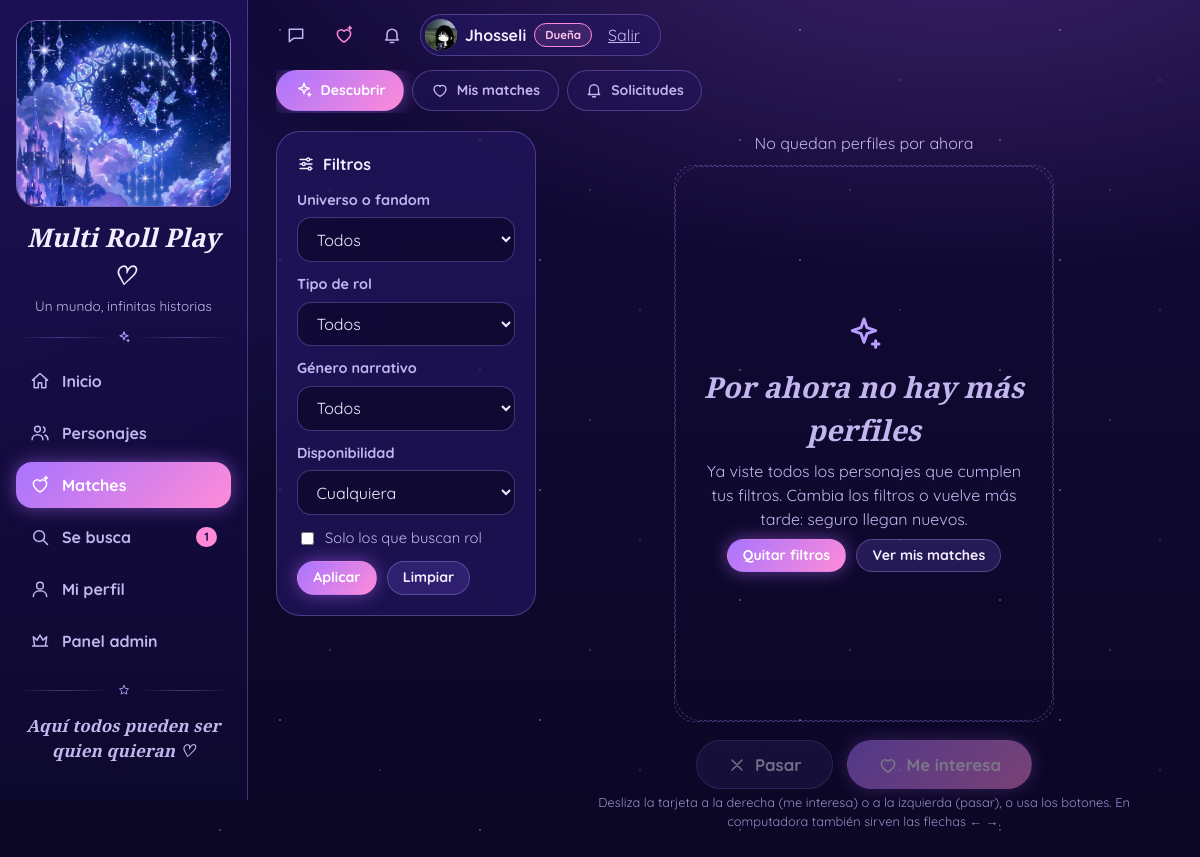
/matches/descubrir (signed in), run on the app's committed database.
### app.py (models this page shows)
class Usuario(UserMixin, db.Model):
    id = db.Column(db.Integer, primary_key=True)
    username = db.Column(db.String(80), unique=True, nullable=False)
    password_hash = db.Column(db.String(200), nullable=False)
    role = db.Column(db.String(20), default='user')       # 'user', 'admin', 'owner' (dueña) o 'creator' (creadora)
    puntos = db.Column(db.Integer, default=0)
    is_approved = db.Column(db.Boolean, default=False)         # lo aprueba un admin
    foto_url = db.Column(db.String(300), nullable=True)        # foto de perfil
    bio = db.Column(db.String(300), nullable=True)             # presentación breve
    personajes = db.relationship('Personaje', backref='dueno', lazy=True, cascade='save-update, merge')
    solicitudes = db.relationship('Solicitud', backref='autor', lazy=True,
                                  cascade='all, delete-orphan')
    @property
    def es_dueno(self):          # nivel máximo: la dueña del grupo y la creadora tienen los mismos permisos
        return self.role in ('owner', 'creator')
    @property
    def es_admin(self):          # el nivel máximo también tiene poderes de admin
        return self.role in ('admin', 'owner', 'creator')
    @property
    def etiqueta_rol(self):
        return ('Creadora' if self.role == 'creator' else 'Dueña' if self.role == 'owner'
                else 'Admin' if self.es_admin else 'Rolero')

### app.py (the view)
@app.route('/matches/descubrir')
@login_required
def descubrir():
    pool = candidatos_descubrir()
    fandoms = sorted({p.fandom for p in pool}, key=str.lower)
    f = {k: (request.args.get(k) or '').strip() for k in ('fandom', 'tipo_rol', 'genero', 'estado')}
    f['buscando'] = request.args.get('buscando') == '1'
    cartas = [p for p in pool if
              (not f['fandom'] or p.fandom.lower() == f['fandom'].lower()) and
              (not f['tipo_rol'] or p.tipo_rol == f['tipo_rol']) and
              (not f['genero'] or p.genero == f['genero']) and
              (not f['estado'] or p.estado_rol == f['estado']) and
              (not f['buscando'] or p.estado_rol == 'Buscando rol')]
    random.shuffle(cartas)
    cartas.sort(key=lambda p: PRIORIDAD_ESTADO.get(p.estado_rol, 2))   # primero los que buscan rol
    activos = sum(1 for k in ('fandom', 'tipo_rol', 'genero', 'estado') if f[k]) + (1 if f['buscando'] else 0)
    return render_template('descubrir.html', cartas=cartas[:30], total=len(cartas), fandoms=fandoms,
                           filtros=f, filtros_activos=activos)

### app.py (called while the page is built)
@login_manager.user_loader
def load_user(user_id):
    return db.session.get(Usuario, int(user_id))

def listar_pistas():
    carpeta = os.path.join(BASE_DIR, 'static', 'audio')
    try:
        nombres = sorted(f for f in os.listdir(carpeta) if f.lower().endswith(('.mp3', '.ogg', '.m4a', '.wav')))
    except OSError:
        nombres = []
    pistas = []
    for f in nombres:
        titulo = re.sub(r'^\d+[_\-\s]*', '', os.path.splitext(f)[0]).replace('_', ' ').strip()
        pistas.append({'archivo': url_for('static', filename='audio/' + f), 'titulo': titulo.capitalize() or f})
    return pistas

def avatar(usuario, clase=''):
    if usuario is not None and getattr(usuario, 'foto_url', None):
        return Markup('<img class="avatar %s" src="%s" alt="" loading="lazy">') % (clase, usuario.foto_url)
    inicial = (getattr(usuario, 'username', '?') or '?')[0].upper()
    return Markup('<span class="avatar %s">%s</span>') % (clase, inicial)

def csrf_token():
    if '_csrf' not in session:
        session['_csrf'] = secrets.token_hex(16)
    return session['_csrf']

@app.before_request
def proteger_csrf():
    if request.method == 'POST':
        enviado = request.form.get('_csrf') or request.headers.get('X-CSRF-Token', '')
        if not hmac.compare_digest(session.get('_csrf', '').encode(), enviado.encode()):
            abort(400)

def candidatos_descubrir():
    yo = current_user.id
    vistos = [r.personaje_id for r in Interes.query.filter_by(usuario_id=yo).all()]
    excluidos = set()
    for m in Match.query.filter((Match.user1_id == yo) | (Match.user2_id == yo)).all():
        if m.estado == 'match' or m.user1_id == yo:   # ya son match, o yo ya le escribí
            excluidos.add(m.user2_id if m.user1_id == yo else m.user1_id)
    q = (Personaje.query.join(Usuario, Personaje.usuario_id == Usuario.id)
         .filter(Personaje.usuario_id != yo, Usuario.is_approved == True))  # noqa: E712
    if vistos:
        q = q.filter(~Personaje.id.in_(vistos))
    if excluidos:
        q = q.filter(~Personaje.usuario_id.in_(excluidos))
    return q.all()

### templates/descubrir.html (shortened to what this page needs)
{% extends "base.html" %}
{% block content %}
{% set activa = 'descubrir' %}{% include "_tabs_matches.html" %}
<section class="descubrir">
  <aside class="panel filtros-panel">
    <details {% if filtros_activos %}open{% endif %} class="filtros-det">
      <summary class="filtros-resumen">{{ ico('filter', 18) }}Filtros{% if filtros_activos %}<span class="contador">{{ filtros_activos }}</span>{% endif %}</summary>
      <form method="get" class="filtros-form">
        <div><label class="et" for="f-fandom">Universo o fandom</label>
          <select id="f-fandom" class="campo" name="fandom"><option value="">Todos</option>
            {% for f in fandoms %}<option {{ 'selected' if filtros.fandom|lower == f|lower }}>{{ f }}</option>{% endfor %}</select></div>
        <div><label class="et" for="f-tipo">Tipo de rol</label>
          <select id="f-tipo" class="campo" name="tipo_rol"><option value="">Todos</option>
            {% for t in TIPOS_ROL %}<option {{ 'selected' if filtros.tipo_rol == t }}>{{ t }}</option>{% endfor %}</select></div>
        <div><label class="et" for="f-gen">Género narrativo</label>
          <select id="f-gen" class="campo" name="genero"><option value="">Todos</option>
            {% for g in GENEROS %}<option {{ 'selected' if filtros.genero == g }}>{{ g }}</option>{% endfor %}</select></div>
        <div><label class="et" for="f-est">Disponibilidad</label>
          <select id="f-est" class="campo" name="estado"><option value="">Cualquiera</option>
            {% for e, c in ESTADOS %}<option {{ 'selected' if filtros.estado == e }}>{{ e }}</option>{% endfor %}</select></div>
        <label class="check"><input type="checkbox" name="buscando" value="1" {{ 'checked' if filtros.buscando }}>Solo los que buscan rol</label>
        <div class="fila-botones">
          <button class="btn btn-neon btn-sm">Aplicar</button>
          <a class="btn btn-suave btn-sm" href="{{ url_for('descubrir') }}">Limpiar</a>
        </div>
      </form>
    </details>
  </aside>
  <div class="deck-zona">
    <p class="suave deck-contador" id="deck-contador" aria-live="polite">{{ total }} perfil{{ '' if total == 1 else 'es' }} por descubrir</p>
    <div class="deck {{ 'vacio' if not cartas }}" id="deck" data-accion="{{ url_for('match_accion') }}">
      <div class="deck-vacio" id="deck-vacio">
        <div class="deck-vacio-ico">{{ ico('sparkle', 40) }}</div>
        <h2 class="cursivo">Por ahora no hay más perfiles</h2>
        <p class="suave">Ya viste todos los personajes que cumplen tus filtros. Cambia los filtros o vuelve más tarde: seguro llegan nuevos.</p>
        <div class="fila-botones" style="justify-content:center">
          <a class="btn btn-neon btn-sm" href="{{ url_for('descubrir') }}">Quitar filtros</a>
          <a class="btn btn-suave btn-sm" href="{{ url_for('matches') }}">Ver mis matches</a>
        </div>
      </div>
    </div>
    <div class="deck-botones">
      <button type="button" class="btn btn-suave btn-grande" id="btn-pasar" data-sonido="pass">{{ ico('x', 20) }}Pasar</button>
      <button type="button" class="btn btn-neon btn-grande" id="btn-interes" data-sonido="like">{{ ico('heart', 20) }}Me interesa</button>
    </div>
    <p class="ayuda ayuda-teclado" style="text-align:center">Desliza la tarjeta a la derecha (me interesa) o a la izquierda (pasar), o usa los botones. En computadora también sirven las flechas ← →.</p>
  </div>
</section>
{% endblock %}

### templates/base.html (shortened to what this page needs)
<!DOCTYPE html>
<html lang="es">
<head>
  <link rel="stylesheet" href="{{ url_for('static', filename='css/style.css') }}">
</head>
<body data-csrf="{{ csrf_token() }}">
{% set ep = request.endpoint %}
<div class="app">
  <aside id="menu" class="sidebar">
    <a href="{{ url_for('home') }}" class="logo-marco" aria-label="Inicio">
      <img src="{{ url_for('static', filename='img/logo.jpg') }}" alt="">
    </a>
    <div class="text-center mt-3">
      <div class="cursivo marca-nombre">{{ NOMBRE_SITIO }} ♡</div>
      <div class="suave" style="font-size:.85rem">{{ LEMA_SITIO }}</div>
    </div>
    <div class="divisor">{{ ico('sparkle', 14) }}</div>
    <nav>
      <a class="nav-link {{ 'activo' if ep == 'home' }}" href="{{ url_for('home') }}">{{ ico('home') }}Inicio</a>
      {% if current_user.is_authenticated %}
      <a class="nav-link {{ 'activo' if ep in ('personajes', 'personaje') }}" href="{{ url_for('personajes') }}">{{ ico('users') }}Personajes</a>
      <a class="nav-link {{ 'activo' if ep in ('descubrir', 'matches', 'conexiones', 'chat') }}" href="{{ url_for('matches') if matches_nuevos else url_for('descubrir') }}">{{ ico('heart-spark') }}Matches
        {% if matches_nuevos %}<span class="contador">{{ matches_nuevos }}</span>{% endif %}</a>
      <a class="nav-link {{ 'activo' if ep == 'solicitados' }}" href="{{ url_for('solicitados') }}">{{ ico('search') }}Se busca
        {% if busquedas_abiertas %}<span class="contador">{{ busquedas_abiertas }}</span>{% endif %}</a>
      <a class="nav-link {{ 'activo' if ep in ('profile', 'perfil_usuario', 'personaje_nuevo', 'personaje_editar') }}" href="{{ url_for('profile') }}">{{ ico('user') }}Mi perfil</a>
      {% if current_user.es_admin %}
      <a class="nav-link {{ 'activo' if ep == 'admin' }}" href="{{ url_for('admin') }}">{{ ico('crown') }}Panel admin</a>
      {% endif %}
      {% else %}
      <a class="nav-link {{ 'activo' if ep == 'login' }}" href="{{ url_for('login') }}">{{ ico('user') }}Entrar</a>
      <a class="nav-link {{ 'activo' if ep == 'register' }}" href="{{ url_for('register') }}">{{ ico('sparkle') }}Registrarse</a>
      {% endif %}
    </nav>
    <div style="margin-top:auto">
      <div class="divisor">{{ ico('star', 12) }}</div>
      <p class="suave text-center cursivo" style="font-size:1.05rem">Aquí todos pueden ser quien quieran ♡</p>
    </div>
  </aside>
  <div class="contenido">
    <header class="topbar">
      {% set pistas = listar_pistas() %}
      {% if current_user.is_authenticated %}
        <button type="button" class="icono-btn" id="chat-btn" aria-label="Mensajes{% if chat_sin_leer %} ({{ chat_sin_leer }} sin leer){% endif %}" title="Mensajes" aria-controls="chat-dock" aria-expanded="false">
          {{ ico('message', 20) }}<span class="contador contador-btn" id="chat-contador" {% if not chat_sin_leer %}hidden{% endif %}>{{ chat_sin_leer }}</span></button>
        <a href="{{ url_for('matches') }}" class="icono-btn corazon" aria-label="Matches{% if matches_nuevos %} ({{ matches_nuevos }} nuevos){% endif %}" title="Matches">
          {{ ico('heart-spark', 20) }}{% if matches_nuevos %}<span class="punto"></span>{% endif %}</a>
        <a href="{{ url_for('conexiones') }}" class="icono-btn" aria-label="Solicitudes{% if solicitudes_pendientes %} ({{ solicitudes_pendientes }} nuevas){% endif %}" title="Solicitudes">
          {{ ico('bell', 20) }}{% if solicitudes_pendientes %}<span class="punto"></span>{% endif %}</a>
        <div class="pastilla-usuario">
          <a href="{{ url_for('profile') }}" class="pastilla-perfil" aria-label="Mi perfil">
            {{ avatar(current_user, 'avatar-sm') }}
            <span class="pastilla-nombre">{{ current_user.username }}</span>
            {% if current_user.es_admin %}<span class="insignia {{ 'insignia-dueno' if current_user.es_dueno else 'insignia-admin' }}">{{ current_user.etiqueta_rol }}</span>{% endif %}
          </a>
          <form method="post" action="{{ url_for('logout') }}" style="display:inline">
            <button class="enlace-salir">Salir</button>
          </form>
        </div>
      {% endif %}
    </header>
    <main>
      {% block content %}{% endblock %}
    </main>
  </div>
</div>
</body>
</html>

### data on the page
Usuario: foto_url (picture), username "Jhosseli", etiqueta_rol "Dueña"

### other printed values
{{ NOMBRE_SITIO }} "Multi Roll Play"
{{ LEMA_SITIO }} "Un mundo, infinitas historias"
{{ busquedas_abiertas }} "1"
